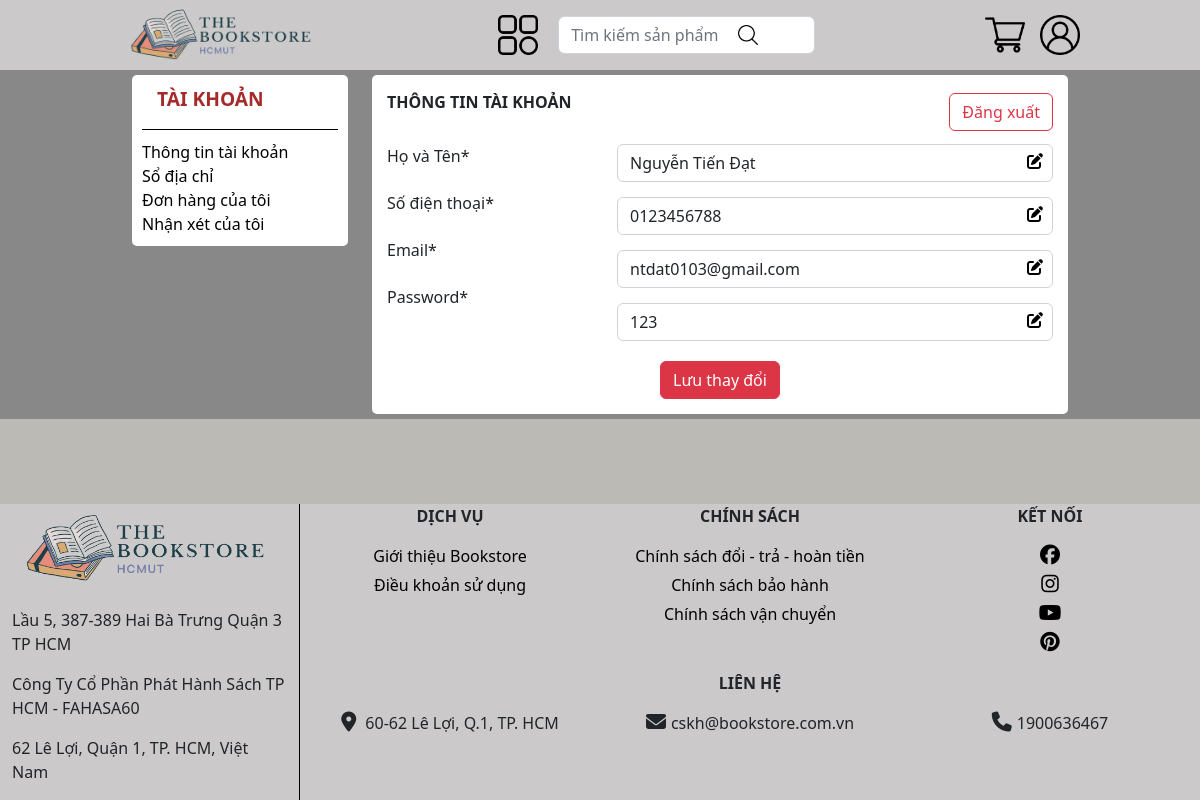
The page /app/views/customer/account.php (signed in) on the database its author committed.
### tables this page shows
CREATE TABLE `customer` (
  `customer_id` int(10) NOT NULL,
  `email` varchar(50) NOT NULL,
  `pass` varchar(50) NOT NULL,
  `name` varchar(50) NOT NULL,
  `phone` varchar(10) NOT NULL,
  `code` varchar(225) NOT NULL,
  `verify_status` int(1) NOT NULL DEFAULT 0
);

### app/controller/ctmAccount_ctl.php (called while the page is built, shortened)
<?php
    include('../../config.php');
    if(isset($_SESSION['customer_id'])){
        $customer_id = $_SESSION['customer_id'];
        $db_account="SELECT * FROM customer WHERE customer_id='$customer_id' LIMIT 1";
        $db_account_run = mysqli_query($conn,$db_account);
        if($db_account_run){
            $rs = mysqli_fetch_array($db_account_run);
            $name =$rs['name'];
            $email =$rs['email'];
            $phone_number=$rs['phone'];
            $password = $rs['pass'];
        }else{
            header('location: ../LoginAndSignup/login.php');
            exit(0);
        }
    }else{
        header('location: ../LoginAndSignup/login.php');
        exit(0);
    }
?>

### app/views/customer/account.php (the view, shortened to what this page needs)
<?php
include('../../controller/ctmAccount_ctl.php');
?>
<!DOCTYPE html>
<html lang="en">
<head>
    <link href="//cdn.muicss.com/mui-0.10.3/css/mui.min.css" rel="stylesheet" type="text/css" />
    <link href="https://cdn.jsdelivr.net/npm/bootstrap@5.2.3/dist/css/bootstrap.min.css" rel="stylesheet">
    <link rel="stylesheet" href="../../../public/css/header.css">
    <link rel="stylesheet" href="../../../public/css/footer.css">
    <link rel="stylesheet" href="../../../public/css/account/account.css">
    <link rel="stylesheet" href="../../../public/css/account/sidebar.css">
</head>
<body>
    <?php include '../components/header.php'; ?>
    <div class="main-container">
        <div class="container-fluid content">
            <div class="row">
                <div class="col-3">
                    <?php include '../components/customer-sidebar.php'; ?>
                </div>
                <div class="col-9">
                    <div class="profile">
                        <form method="post" action="">
                            <div class="logout-button">
                                <p class="profile-title">THÔNG TIN TÀI KHOẢN</p>
                                <a href="../../controller/logout_controller.php">
                                    <button type="button" class="btn btn-outline-danger">Đăng xuất</button></a>
                            </div>
                            <div class="row">
                                <div class="col-4">
                                    <ul>
                                        <li><label for="name" class="form-label">Họ và Tên*</label></li>
                                        <li><label for="phone" class="form-label">Số điện thoại*</label></li>
                                        <li><label for="email" class="form-label">Email*</label></li>
                                        <li><label for="email" class="form-label">Password*</label></li>
                                    </ul>
                                </div>
                                <div class="col-8">
                                    <ul>
                                        <li>
                                            <button class="edit-button"><i class="fa-solid fa-pen-to-square"></i></button>
                                            <input type="text" class="form-control" id="name" value="<?php echo $name; ?>">
                                        </li>
                                        <li>
                                            <button type="button" class="edit-button" id="phoneBtn" data-bs-toggle="modal" data-bs-target="#phoneBackdrop"><i class="fa-solid fa-pen-to-square"></i></button>
                                            <input type="text" class="form-control" id="phone" name="phone" value="<?php echo $phone_number; ?>" readonly>
                                        </li>
                                        <li>
                                            <button type="button" class="edit-button" id="emailBtn" data-bs-toggle="modal" data-bs-target="#emailBackdrop"><i class="fa-solid fa-pen-to-square"></i></button>
                                            <input type="text" class="form-control" id="email" name="email" value="<?php echo $email; ?>" readonly>
                                        </li>
                                        <li>
                                            <button type="button" class="edit-button" id="emailBtn" data-bs-toggle="modal" data-bs-target="#passwordBackdrop"><i class="fa-solid fa-pen-to-square"></i></button>
                                            <input type="text" class="form-control" id="email" value="<?php echo $password; ?>" readonly>
                                        </li>
                                    </ul>
                                </div>
                            </div>
                            <div class="submit-button">
                                <button type="submit" class="btn btn-danger" name="change-value-account">Lưu thay đổi</button>
                            </div>
                        </form>
                    </div>
                </div>
            </div>
        </div>
    </div>
    <?php include '../components/footer.php'; ?>
</body>
</html>

### public/css/account/account.css (style rules this page uses)
body { background-color: #bcbab5; min-height: 100vh; display: flex; flex-direction: column; }
.content { width: 80%; }
.main-container { background-color: rgb(137, 136, 136); }
.profile ul { padding: 0; margin: 0; list-style-type: none; display: flex; flex-direction: column; row-gap: 15px; }
.profile-title { font-weight: 700; margin-bottom: 20px; }
.logout-button { display: flex; justify-content: space-between; align-items: center; margin-bottom: 10px; }
.profile { background-color: white; border-radius: 5px; margin: 5px 0; padding: 15px; }
.profile ul li { position: relative; }
.profile .edit-button { padding: 0; border: none; position: absolute; background-color: white; right: 10px; top: 5px; }
.submit-button { display: flex; justify-content: center; margin-top: 20px; }

### rows shown on the page
customer: name "Nguyễn Tiến Đạt", phone "0123456788", email "ntdat0103@gmail.com", pass "123"
